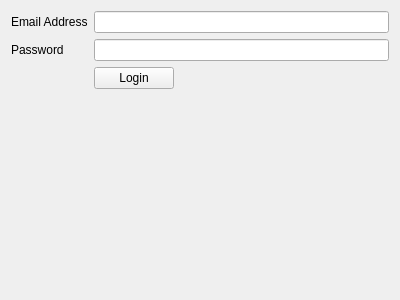
<?xml version="1.0" encoding="UTF-8"?>
<ui version="4.0">
 <class>login_form</class>
 <widget class="QWidget" name="login_form">
  <property name="geometry">
   <rect>
    <x>0</x>
    <y>0</y>
    <width>400</width>
    <height>300</height>
   </rect>
  </property>
  <property name="windowTitle">
   <string>Login</string>
  </property>
  <layout class="QFormLayout" name="formLayout">
   <item row="0" column="0">
    <widget class="QLabel" name="label">
     <property name="text">
      <string>Email Address</string>
     </property>
    </widget>
   </item>
   <item row="0" column="1">
    <widget class="QLineEdit" name="email_line_edit"/>
   </item>
   <item row="1" column="0">
    <widget class="QLabel" name="label_2">
     <property name="text">
      <string>Password </string>
     </property>
    </widget>
   </item>
   <item row="1" column="1">
    <widget class="QLineEdit" name="password_line_edit">
     <property name="echoMode">
      <enum>QLineEdit::Password</enum>
     </property>
    </widget>
   </item>
   <item row="2" column="1">
    <widget class="QPushButton" name="btn_login">
     <property name="sizePolicy">
      <sizepolicy hsizetype="Fixed" vsizetype="Fixed">
       <horstretch>0</horstretch>
       <verstretch>0</verstretch>
      </sizepolicy>
     </property>
     <property name="text">
      <string>Login</string>
     </property>
    </widget>
   </item>
  </layout>
 </widget>
 <resources/>
 <connections/>
</ui>
